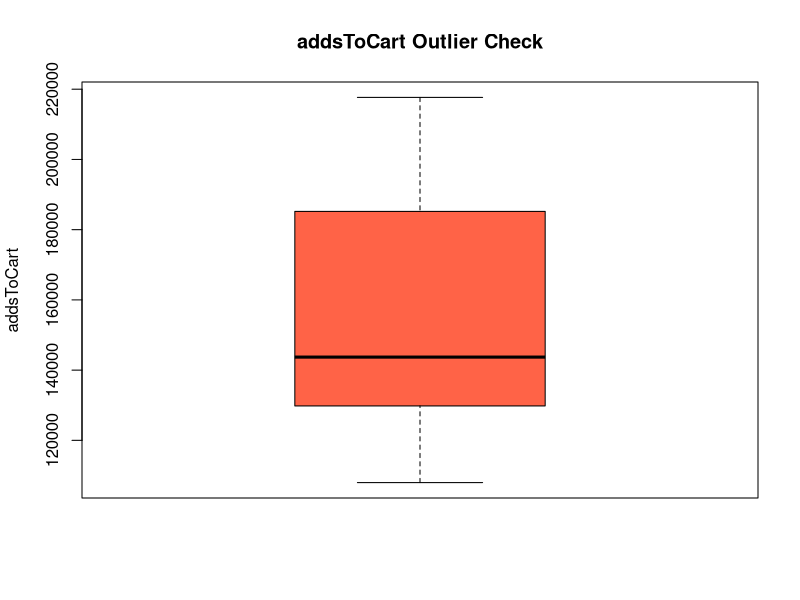
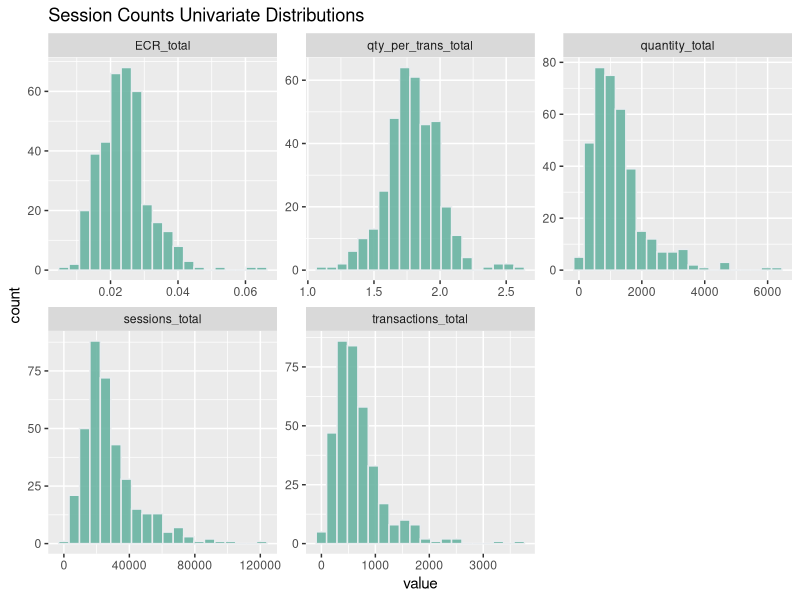
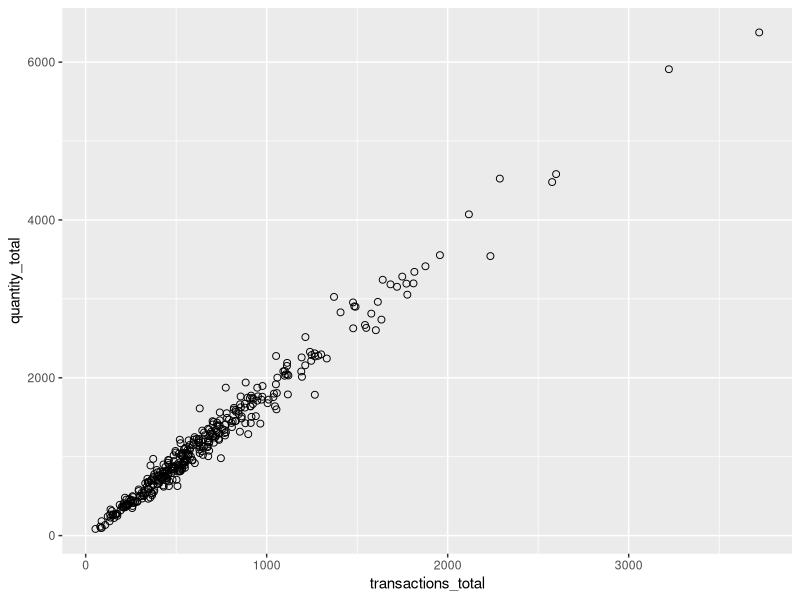
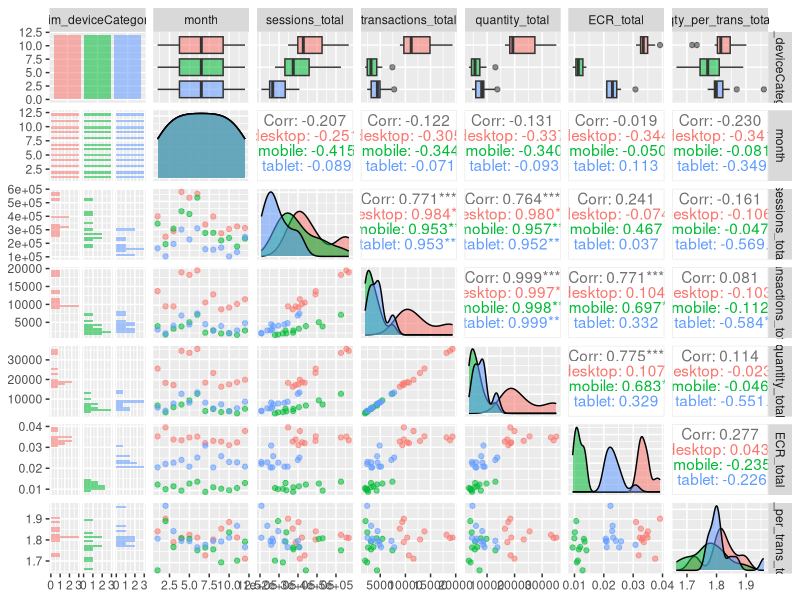
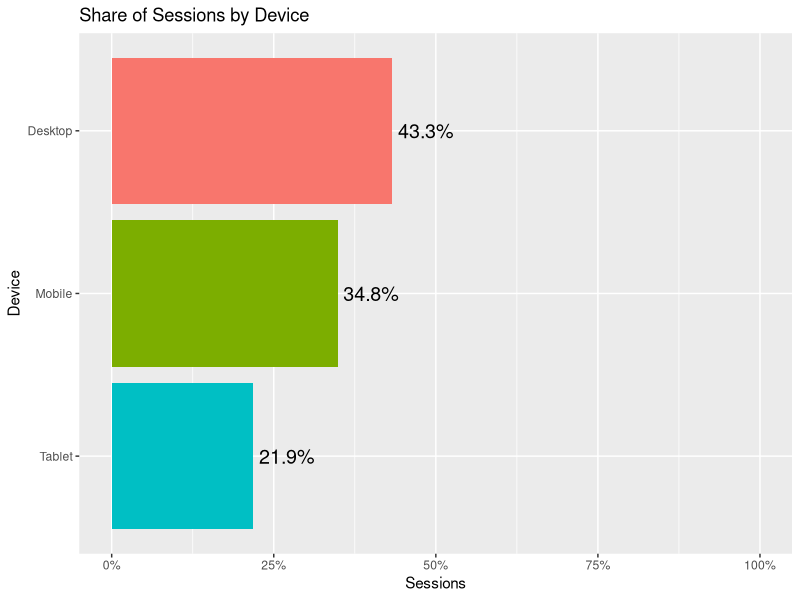
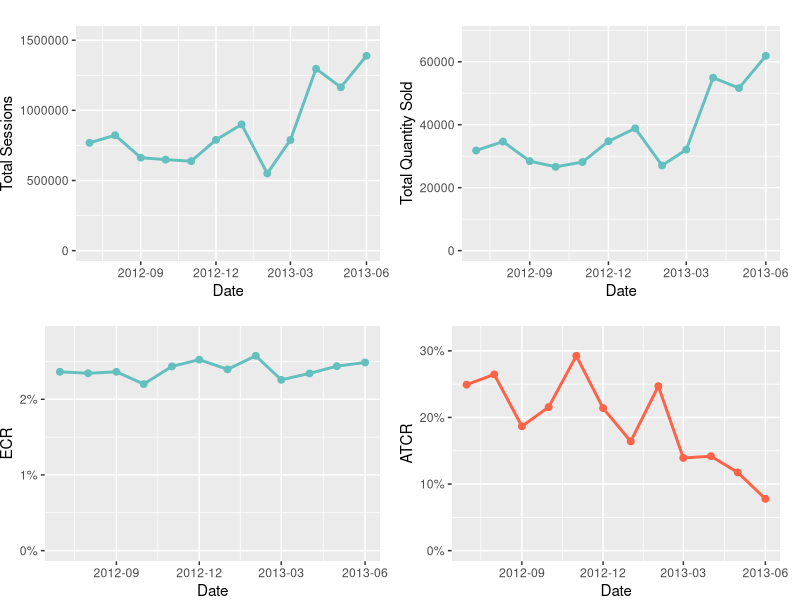

Write R code to recreate these figures, in order.
## ---- chunk 1
library(tidyverse)
library(openxlsx)
#maybe remove since it isn't explicitly mentioned in the guidance
library(GGally)
library(gridExtra)
knitr::opts_chunk$set(echo = TRUE)
## ---- chunk 2
#set working directory & load data
setwd("C:/Users/Will/Documents/IXIS_Test")
#loading data
adds_df <- read.csv("DataAnalyst_Ecom_data_addsToCart.csv")
session_df <- read.csv("DataAnalyst_Ecom_data_sessionCounts.csv")
## ---- chunk 3
#first lets verify data types
str(adds_df)
str(session_df)
#adds_df seems fine, could convert the dates into a date object
#but doesn't seem necessary

#session_df on the other hand requires some conversions, again I could convert
#the dates into a date object but I'll actually do the separate() approach
session_df <- session_df %>% 
  #separating the date column into month, date, and year
  separate(dim_date, c("month","day","year"), "/", convert = TRUE)
#while we are at it, lets rename QTY to follow the naming convetions of other vairables
session_df <- session_df %>% rename(quantity = QTY)
#next dim_browser and dim_deviceCategory should be factors
session_df$dim_browser <- as.factor(session_df$dim_browser)
session_df$dim_deviceCategory <- as.factor(session_df$dim_deviceCategory)
#okay data types are all addressed except dim_browser is a factor with
#57 levels, it makes sense to condense that

#but first lets perform de-duplication since duplicates could influence
#browser frequency
setdiff(session_df %>% distinct(), session_df)
#it seems there are no duplicates so we are good to proceed

#now it is time to finish addressing data type issues
#looking at counts and deciles of browser frequency to determine a cut off
session_df %>% count(dim_browser) %>% arrange(desc(n)) %>% mutate(decile = ntile(n, 10))
#lets just do a cut off at the top 25 browsers, and lump the rest into other
session_df$dim_browser <- fct_lump_n(session_df$dim_browser, 25)
#verifying it worked
session_df%>% count(dim_browser) %>% arrange(desc(n))

#creating a function to check for NAs
NAcheck <- function(df) {
  names <- c()
  percent_of_missing_values <- c()
  for(i in 1:ncol(df)) { # for-loop over columns in the data frame
    
    #adding the name of each column to a vector
    names <- append(names, colnames(df[i]))
    #adding the amount of missing values of each column to a vector
    percent_of_missing_values <- append(percent_of_missing_values, sum(is.na(df[,i]))/nrow(df))
  }
  #using the two vectors to output a data frame 
  #with the names of columns and their amount of missing values
  data.frame(names, percent_of_missing_values)
}

#checking for missing values
NAcheck(adds_df)
NAcheck(session_df)
#seems there are no missing values

#next lets verify the dates span a 12 month period
#and there isn't any odd overlap we would have to take into account
session_df %>%
  select(month, year) %>%
  distinct() %>%
  arrange(month)
#seems the date range of the sent data is correct

#next lets check for anomalous values/outliers
#adds_df is so small I manually reviewed it for errors
#but to be diligent lets make a quick and dirty box plot
boxplot(adds_df$addsToCart,
        main = "addsToCart Outlier Check",
        ylab = "addsToCart", 
        col = "tomato")
#the data seems plausible with no egregious outliers

#now sessions_df is much larger and must be assessed through code and visualizations
#lets start by looking at daily data
daily_s_df <- session_df %>%
  #grouping by day and month so we can summarize each statistic by day
  group_by(month, day) %>%
  #removing year
  dplyr::select(-c(year)) %>%
  #summarizing the daily average and standard deviation for each statistic
  summarise_if(is.numeric, list(total = sum)) %>%
  #calculating ECR to look at that as well
  mutate(ECR_total = transactions_total/sessions_total) %>%
  mutate(qty_per_trans_total = quantity_total/transactions_total)
#un-grouping data
daily_s_df <- daily_s_df %>% ungroup

#looking at univariate distributions to assess for anomalies
ggplot(gather(daily_s_df %>%
                #since we are looking at data summarized by day and month
                #it doesn't make sense to look at these variables
                dplyr::select(-c(day, month)) %>%
                dplyr::select(where(is.numeric))),
       aes(value)) + 
    geom_histogram(fill="#69b3a2", color="#e9ecef", alpha=0.9, bins = 20) + 
    facet_wrap(~key, scales = 'free') +
    labs(title = "Session Counts Univariate Distributions")
#there is a slight chance for an outlier in sessions avg per day
#and a significant chance for an outlier in transactions avg per day
#maybe something went viral, or there was a sale, let's investigate

#seems Jan 12th and June 8th are the odd ones out
daily_s_df %>% arrange(desc(transactions_total))
#it is quite odd that they are one off days
#sessions are at the high end of their distribution these days
#but more significantly it corresponds with a max for Quantity
#which may seem obvious but this led me to discover there can be transactions
#with a corresponding quantity of zero, indicating maybe transactions are recorded
#before a purchase is finalized, this may be something that should be addressed
#in terms of improving data collection or leveraged with additional data assets
#to discover why prospective customers start but do not complete transactions

daily_s_df %>% arrange(desc(qty_per_trans_total))

summary(daily_s_df)

ggplot(daily_s_df, aes(x = transactions_total, y = quantity_total)) +
  geom_point(size=2, shape=1)

device_month_df <- session_df %>%
  #grouping by device and month so we can summarize each statistic
  group_by(dim_deviceCategory, month) %>%
  #removing year and day
  dplyr::select(-c(year, day)) %>%
  #summarizing the daily average and standard deviation for each statistic
  summarise_if(is.numeric, list(total = sum)) %>%
  #calculating ECR to look at that as well
  mutate(ECR_total = transactions_total/sessions_total) %>%
  mutate(qty_per_trans_total = quantity_total/transactions_total) %>%
  ungroup()

device_month_df %>% ggpairs(aes(colour = dim_deviceCategory, alpha = 0.4))
## ---- chunk 4
device_ag_df <- session_df %>% 
  #using the group_by() and summarize() functions to calculate the totals of 
  #numeric variables by device category and month
  #I also include year for clarity about the past 12 month period being analyzed
  group_by(dim_deviceCategory, month, year) %>%
  summarise_if(is.numeric, sum) %>%
  #adding a column for the effective conversion rate
  mutate(ECR = transactions/sessions) %>%
  #mutating year just for clarification
  mutate(year = year + 2000) %>%
  dplyr::select(-c(day))
#ungrouping
device_ag_df <- device_ag_df %>% ungroup()

#arranging the data for intuitive display
device_ag_df <- device_ag_df %>% arrange(dim_deviceCategory, year, month)
#seems this part of the deliverable displays correctly
device_ag_df

device_ag_df %>% group_by(dim_deviceCategory) %>% 
  dplyr::select(-c(month, year)) %>%
  summarize_if(is.numeric, list(monthly_avg = mean)) %>%
  mutate(prc_ses_m_avg = sessions_monthly_avg/sum(sessions_monthly_avg)) %>%
  mutate(dim_deviceCategory = str_to_title(dim_deviceCategory)) %>%
  ggplot(aes(reorder(dim_deviceCategory, prc_ses_m_avg),
             prc_ses_m_avg, fill=dim_deviceCategory)) +
  geom_col(show.legend = FALSE) +
  scale_y_continuous(labels = scales::percent, limits = c(0,1)) +
  scale_fill_manual(values = c("Desktop" = "#F8766D",
                               "Mobile"="#7CAE00",
                               "Tablet"="#00BFC4",
                               "Total"="#C77CFF")) +
  coord_flip() +
  geom_text(size = 5,
            aes(label = scales::percent(round(prc_ses_m_avg, 3)),
                y = prc_ses_m_avg),
            hjust = -.1) +
  labs(title = "Share of Sessions by Device", 
       x = "Device", 
       y = "Sessions")
## ---- chunk 5
#creating the second deliverable

month_ag_df <- session_df %>% 
  #using the group_by() and summarize() functions to calculate the totals of 
  #numeric variables by device category and month
  #I also include year for clarity about the past 12 month period being analyzed
  group_by(year, month) %>%
  dplyr::select(-c(day)) %>%
  summarise_if(is.numeric, sum) %>%
  #adding a column for the effective conversion rate
  mutate(ECR = transactions/sessions) %>%
  #mutating year just for clarification
  mutate(year = year + 2000)
#ungrouping
month_ag_df <- month_ag_df %>% ungroup()

#now adding addsToCart and ATCR
month_ag_df <- month_ag_df %>%
  left_join(adds_df %>% dplyr::select(-c(dim_year)), by = c("month" = "dim_month")) %>%
  #calculating ATCR
  #small chance this is incorrect since I presume addsToCart is on a per session basis
  mutate(ATCR = addsToCart/sessions)
#verifying the data frame is processed correctly
month_ag_df

#adding a column for a formal date object for ggplot visualizations
month_ag_df$Date<-as.Date(with(month_ag_df,paste(year,month,1,sep="-")),"%Y-%m-%d")
#plotting monthly sessions in the past year
p1 <- ggplot(month_ag_df, aes(x=Date, y = sessions)) +
  geom_line(colour = "#64bfbf", size = 1) + 
  geom_point(colour = "#64bfbf", size = 2) +
  scale_x_date(date_labels= "%Y-%m", date_breaks = "3 months") +
  scale_y_continuous(limits = c(0, max(month_ag_df$sessions*1.1))) +
  labs(x ="Date",
       y ="Total Sessions", 
       title ="") +
  theme(plot.margin = margin(0,.5,0,0, "cm"))
#plotting monthly quantity sold in the past year
p2 <- ggplot(month_ag_df, aes(x=Date, y = quantity)) +
  geom_line(colour = "#64bfbf", size = 1) + 
  geom_point(colour = "#64bfbf", size = 2) +
  scale_x_date(date_labels= "%Y-%m", date_breaks = "3 months") +
  scale_y_continuous(limits = c(0, max(month_ag_df$quantity*1.1))) +
  labs(x ="Date",
       y ="Total Quantity Sold", 
       title ="") +
  theme(plot.margin = margin(0,.5,0,0, "cm"))
#plotting monthly ECR in the past year
p3 <- ggplot(month_ag_df, aes(x=Date, y = ECR)) +
  geom_line(colour = "#64bfbf", size = 1) + 
  geom_point(colour = "#64bfbf", size = 2) +
  scale_x_date(date_labels= "%Y-%m", date_breaks = "3 months") +
  scale_y_continuous(labels = scales::percent,
                     limits = c(0, max(month_ag_df$ECR*1.1))) +
  labs(x ="Date",
       y ="ECR", 
       title ="") +
  theme(plot.margin = margin(0,.5,0,0, "cm"))
#plotting monthly ATCR in the past year
p4 <- ggplot(month_ag_df, aes(x=Date, y = ATCR)) +
  geom_line(colour = "tomato", size = 1) + 
  geom_point(colour = "tomato", size = 2) +
  scale_x_date(date_labels= "%Y-%m", date_breaks = "3 months") +
  scale_y_continuous(labels = scales::percent,
                     limits = c(0, max(month_ag_df$ATCR*1.1))) +
  labs(x ="Date",
       y ="ATCR", 
       title ="") +
  theme(plot.margin = margin(0,.5,0,0, "cm"))
#plotting all the visuals in a grid
a <- grid.arrange(p1, p2, p3, p4, nrow = 2)

#finalizing the second deliverable by switching the rows and columns of the data frame
#and adding two additional columns for absolute and relative changes between the past
#2 months
two_month_ag_df <- month_ag_df %>%
  #filtering the two most recent months
  filter(month > 4 & month < 7) %>%
  #removing unecessary columns
  dplyr::select(-c(year, Date)) %>%
  #reshaping the data to be in a longer format (besides month)
  pivot_longer(cols = -month) %>%
  #then widening the data and using month as the new columns
  pivot_wider(names_from = month) %>%
  #renaming columns with clearer names
  rename("statistic" = 1, "5/2013" = 2, "6/2013" = 3) %>%
  #mutating new columns for absolute and relative changes
  mutate("absolute change" = cur_data()[['6/2013']] - cur_data()[['5/2013']]) %>%
  mutate("relative change" = `absolute change`/`5/2013`) %>%
  as.data.frame()
#verifying the second deliverable is correctly formatted
two_month_ag_df
## ---- chunk 6
#creating an Excel workbook object
wb = createWorkbook()
#adding two worksheets
sheet1 = addWorksheet(wb, "Month*Device Aggregation")
sheet2 = addWorksheet(wb, "2_Month_Comparison")
#writing the deliverable data to the workbook
writeData(wb, sheet1, device_ag_df)
writeData(wb, sheet2, two_month_ag_df)
#styling relative change as a percentage
addStyle(wb, sheet2, style = createStyle(numFmt = "0%"), cols=5, rows=2:(nrow(month_ag_df)+1), gridExpand=TRUE)
#set column widths so cells fit the data
setColWidths(wb, sheet1, cols = 1:ncol(device_ag_df), widths = "auto")
setColWidths(wb, sheet2, cols = 1:ncol(two_month_ag_df), widths = "auto")

#writing the deliverable
saveWorkbook(wb, "Deliverable.xlsx", overwrite = TRUE)
## ---- chunk 7
# ggplot(gather(session_df %>%
#                 dplyr::select(-c(year, day, month)) %>%
#                 dplyr::select(where(is.numeric))),
#        aes(value)) + 
#     geom_histogram(fill="#69b3a2", color="#e9ecef", alpha=0.9, bins = 20) + 
#     facet_wrap(~key, scales = 'free_x') +
#     labs(title = "Session Counts Univariate Distributions")
